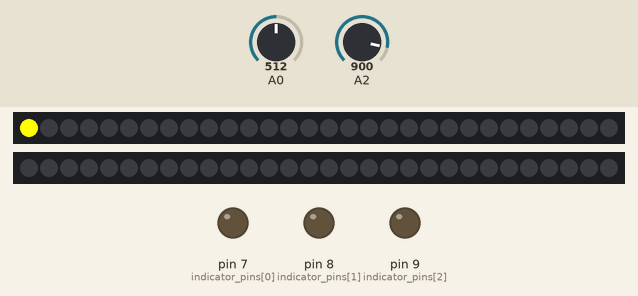
Simulated run of this sketch. Board: Arduino Uno, built with avr-gcc and run on an emulated ATmega328P. Parts: 2 × 30 RGB LEDs in strip order, left to right, output pins drawn as LEDs (lit = HIGH). Inputs (shaded band) come from the test bench; at power-on: A0 = 512, A2 = 900. Random numbers use the default seed unless the sketch sets one.

Above: at 0.78 s.
5.0 s: A0 set to 652
6.5 s: A0 set to 678
8.0 s: A2 set to 900
At 10.41 s:
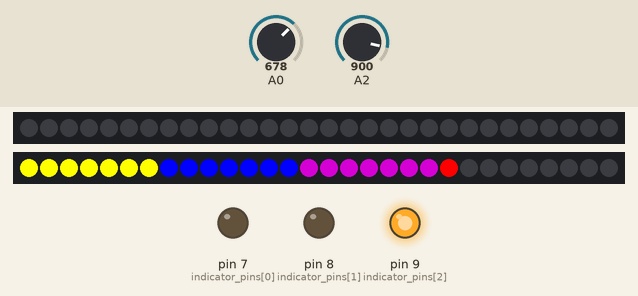
At 16.1 s:
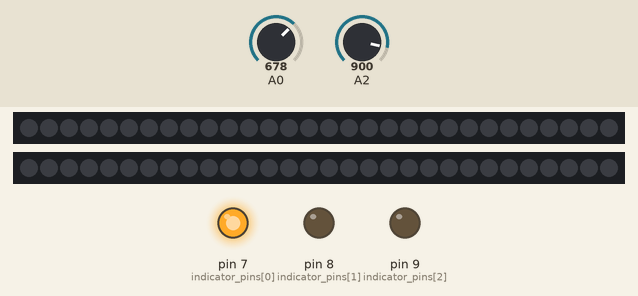
Timing chart, 0 to 17.0 s (numbered marks = the images above; inputs shaded):
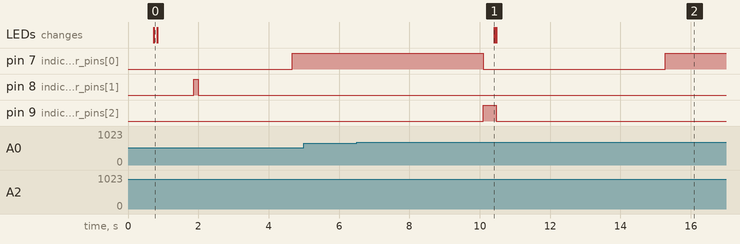

The sketch:

Arduino_Dragon_interaction.ino
```cpp
#include <SoftwareSerial.h>
#include "serial_mp3.h"
#include <Adafruit_NeoPixel.h>
#ifdef __AVR__
#include <avr/power.h>
#endif


// my dragon has 2 lead single addressable led strips
// Each is on a wing and interacts with the pressior sensors from right left and center

#define NUMPIXELS 30
int num_of_strips = 2;
Adafruit_NeoPixel strips[] = {
  Adafruit_NeoPixel(NUMPIXELS, 2, NEO_GRB + NEO_KHZ800),
  Adafruit_NeoPixel(NUMPIXELS, 3, NEO_GRB + NEO_KHZ800)
};
// The color map is to create an integrated color changes on a snigle strip
uint32_t color_map[] = {
  strips[0].Color(128, 0, 128),   // yellow
  strips[0].Color(0, 0, 255),     // green
  strips[0].Color(255, 255, 0),   // Purple
  strips[0].Color(255, 0, 0)      // Red
};
// Each LED strip will be light up like so:
//       Yellow           Green          Purple          Red
//  |---------------|--------------|---------------|---------------|
uint32_t black =   strips[0].Color(0, 0, 0);
int color_pos = 0 ;
uint8_t ilumination_delay = 5; //millisec

// Serial MP3 reader uses 2 parameter
// Folder name - to address the right sounds for the dragon
// Song name - to know what song to play
// For now song is picked up in random
int folder = 3;
int song = 1;


// Each FSR is located at the below pin
// Adding more FSR is easy.

int indicator_pins[] = { 7, 8, 9}; //{6, 7, 8, 9, 10};
int indicator_pins_count = (sizeof(indicator_pins) / sizeof(int));
int impact_sensors[] = {0, 1, 2};//{0, 1, 2, 3, 4, 5};
int impact_sensors_count = (sizeof(impact_sensors) / sizeof(int)) - 1;

int sensorValues[] = {0, 0, 0, 0, 0};
int sensorLastValues[] = {0, 0, 0, 0, 0};

// For multiplae impact areas to be litten at the same time
int currentImpact[] = {0};
int currentImpactCount = 1;

// This threshold needs to be check in the setup stage and on each modification to the FSR arrray
int impactThreshold = 150;

int impactTimeoutMax = 5000;
int impactTimeoutMin = 1000;

int impactCountDown = 0;
int impactStatus = 0; // '0' no impact || '1' impact

// if you want to see the serial output change this param
bool debug = false;
// mode is the game you play with the dragon
// for now there are 2 game modes
// 0 basic for kids
// 1 mode advance
int mode = 0 ;

// the setup routine runs once when you press reset:
void setup() {
  if (debug) {
    Serial.begin(9600);
  }
  // for randome initilization
  randomSeed(analogRead(0));

  // Init lead strip
  for (int i = 0; i < num_of_strips; i++) {
    strips[i].begin();
    strips[i].show(); // Initialize all pixels to 'off'
  }

  // Setup FSR sensors
  for (int i = 0; i < indicator_pins_count; i++) {
    // Serial.print("indicator_pins ");  Serial.print(indicator_pins[i]); Serial.println();
    pinMode(indicator_pins[i], OUTPUT);
    digitalWrite(indicator_pins[i], HIGH);
    digitalWrite(indicator_pins[i], LOW);
  }
  // Show impact avilable after impactTimeoutMin
  impactCountDown = impactTimeoutMin;

  // Setup Serial MP3
  serialmp3_init(); // Initialize sound
}

// the loop routine runs over and over again forever:
void loop() {
  if (debug) {
    Serial.print("currentImpactCount ");  Serial.print(currentImpactCount); Serial.println();
  }

  // Check the sensor values of current impact zone
  for (int i = 0 ; i < currentImpactCount ; i++) {
    int j = impact_sensors[currentImpact[i]];
    if (debug) {
      Serial.print("j ");  Serial.print(j); Serial.println();
    }
    sensorValues[j] = analogRead(j);
    if (debug) {
      Serial.print("j ");  Serial.print(j); Serial.print("value "); Serial.print(sensorValues[j]); Serial.print("last "); Serial.print(sensorLastValues[j]);  Serial.println();
    }
    if (sensorValues[j] > sensorLastValues[j] + impactThreshold) {
      impact(currentImpact[i], sensorValues[j]);
    }
    sensorLastValues[j] = sensorValues[j];
  }


  // Delay impact surfaces changes
  impactCountDown--;
  if (debug) {
    Serial.print("impactCountDown ");  Serial.print(impactCountDown); Serial.println();
  }
  // current game mode
  switch (mode) {
    case 0:
      mode0();
      break;
    case 1:
      mode1();
      break;
  }


  delay(1);        // delay in between reads for stability use min 1
}

// mode0 is the basic interaction
// you need to attack all body parts as fast as you can
void mode0() {
  if (impactCountDown == 0) {
    if (impactStatus == 1) { // got a hit wait for one interval
      currentImpactCount = 1;
      impactStatus = 0;
    }

    indicators_off();

    // write a for loop
    for (int i = 0 ; i < currentImpactCount ; i++) {
      currentImpact[i] = random(impact_sensors_count + 1);
      digitalWrite(indicator_pins[currentImpact[i]], HIGH);
    }


    impactCountDown = random(impactTimeoutMin, impactTimeoutMax);
  }
}
// mode1 is the basic interaction that every time X Sensor are lit up
// i call it the Q mode because you wait for the Dragon to attack and then fight back
void mode1() {
  if (impactCountDown == 0) {
    if (debug) {
      Serial.print("impactStatus ");  Serial.print(impactStatus); Serial.println();
    }
    if (impactStatus == 1) { // got a hit wait for one interval
      currentImpactCount = 1;
      impactStatus = 0;
    }

    currentImpact[0] = random(impact_sensors_count + 1);
    if (debug) {
      Serial.print("currentImpact ");  Serial.print(currentImpact[0]); Serial.println();
    }
    indicators_off();

    if (debug) {
      Serial.print("indicator_pins[currentImpact[0]] ");  Serial.print(indicator_pins[currentImpact[0]]); Serial.println();
    }

    digitalWrite(indicator_pins[currentImpact[0]], HIGH);


    impactCountDown = random(impactTimeoutMin, impactTimeoutMax);
  }
}
// mode2 will be an interaction game that will work with patterns
void mode2 () {
}
void impact(int position, int amount) {
  if (debug) {
    Serial.print("Impact ");  Serial.print(position); Serial.print("\t"); Serial.println(amount); Serial.println();
  }

  // so i decided position 0 is the Head
  // Head shot both LED strip lights UP according to strangth
  // Hand Gets hit only single LED strip is litten
  int a = map(amount, 0, 1024, 0, NUMPIXELS);
  if (position == 0 || position == 2) { // left hand or head
    if (debug) {
      Serial.print("left hand or head ");
    }
    colorRainbow(color_map, ilumination_delay, a, 0);
  }
  if (position == 1 || position == 2) { // right hand or head
    if (debug) {
      Serial.print("right hand or head ");
    }
    colorRainbow(color_map, ilumination_delay, a, 1);
  }

  //song = position + 2;
  song = random(1, 7);
  //  Serial.print("song ");  Serial.print(song); Serial.println();
  //  Serial.print("folder ");  Serial.print(folder); Serial.println();

  serialmp3_play(folder, song);
  // delay(3000);
  // serialmp3_stop();
  //

  impactStatus = 1;
  currentImpactCount = 0;
  indicators_off();
}

// Change all led indicators to Off
void indicators_off() {
  for (int i = 0; i < indicator_pins_count; i++) {
    digitalWrite(indicator_pins[i], LOW);
  }
}

// This function adds the magic...
// If you read up to hear your great :)
void colorRainbow(uint32_t color_map[], uint8_t wait, int until, int strip) {
  for (uint16_t i = 0; i < until; i++) {
    if ( i < NUMPIXELS / 4) {
      color_pos = 2;
    } else if ( i >= NUMPIXELS / 4 && i < (NUMPIXELS / 4) * 2 ) {
      color_pos = 1;
    } else if ( i >= (NUMPIXELS / 4) * 2 && i < (NUMPIXELS / 4) * 3 ) {
      color_pos = 0;
    } else {
      color_pos = 3;
    }

    strips[strip].setPixelColor(i, color_map[color_pos]);
    strips[strip].show();
    delay(wait);
  }

  for (uint16_t i = 0; i < until; i++) {
    strips[strip].setPixelColor(i, strips[0].Color(0, 0, 0));
  }
  strips[strip].show();

}
```

serial_mp3.h
```cpp
#include <SoftwareSerial.h>
#include <Arduino.h>

//should connect to TX of the Serial MP3 Player module
#define ARDUINO_RX 5
//connect to RX of the module
#define ARDUINO_TX 6

#define CMD_SEL_DEV 0X09
  #define DEV_TF 0X02

#define CMD_SET_DAC 0X1A
  #define DAC_ON  0X00
  #define DAC_OFF 0X01

#define CMD_VOLUME_UP 0X04
#define CMD_VOLUME_DOWN 0X05
#define CMD_SET_VOLUME 0X06

#define CMD_PLAY 0X0D
#define CMD_PLAY_W_INDEX 0X08
#define CMD_PLAY_W_VOL 0X22
#define CMD_PLAY_FOLDER_FILE 0X0F
#define CMD_STOP_PLAY 0X16
#define CMD_PAUSE 0X0E
#define CMD_SINGLE_CYCLE_PLAY 0X08
#define CMD_SINGLE_CYCLE 0X19
  #define SINGLE_CYCLE_ON 0X00
  #define SINGLE_CYCLE_OFF 0X01

#define CMD_NEXT_SONG 0X01
#define CMD_PREV_SONG 0X02

#define CMD_SLEEP_MODE 0X0A
#define CMD_WAKE_UP 0X0B
#define CMD_RESET 0X0C

#define CMD_FOLDER_CYCLE 0X17
#define CMD_SHUFFLE_PLAY 0X18

#define CMD_GROUP_DISPLAY 0X21

SoftwareSerial mp3_serial(ARDUINO_RX, ARDUINO_TX);

static int8_t Send_buf[8] = {
  0}
;

void serialmp3_sendCommand(int8_t command, int16_t dat) {
  delay(20);
  Send_buf[0] = 0x7e; //starting byte
  Send_buf[1] = 0xff; //version
  Send_buf[2] = 0x06; //the number of bytes of the command without starting byte and ending byte
  Send_buf[3] = command; //
  Send_buf[4] = 0x01; //0x00 = no feedback, 0x01 = feedback
  Send_buf[5] = (int8_t)(dat >> 8);//datah
  Send_buf[6] = (int8_t)(dat); //datal
  Send_buf[7] = 0xef; //ending byte
  for(uint8_t i=0; i<8; i++) {
    mp3_serial.write(Send_buf[i]) ;
  }
}

void serialmp3_init() {
  mp3_serial.begin(9600);
  //Wait chip initialization is complete
  delay(500);
  //wait for 200ms
  serialmp3_sendCommand(CMD_SEL_DEV, DEV_TF);//select the TF card
  delay(200);
}

void serialmp3_set_vol(byte vol) {
  serialmp3_sendCommand(CMD_SET_VOLUME, vol);
}

void serialmp3_play(byte folder, byte track) {
  //play the first song with volume 15 class: 0X0F01
  // serialmp3_sendCommand(CMD_PLAY_W_VOL, int(volume<< 8) | track);
  serialmp3_sendCommand(CMD_PLAY_FOLDER_FILE, folder<<8 | track); //>>>
}

void serialmp3_play(byte track) {
  serialmp3_play(1, track);
}

void serialmp3_stop() {
  serialmp3_sendCommand(CMD_STOP_PLAY, 0);
}

void serialmp3_pause() {
  serialmp3_sendCommand(CMD_PAUSE, 0);
}

void serialmp3_resume() {
  serialmp3_sendCommand(CMD_PLAY, 0);
}

void serialmp3_next() {
  serialmp3_sendCommand(CMD_NEXT_SONG, 0);
}

void serialmp3_prev() {
  serialmp3_sendCommand(CMD_PREV_SONG, 0);
}
```

Measured:
- after the input at 5.0 s, every drawn part: stays the same
- after the input at 6.5 s, every drawn part: stays the same
- after the input at 8.0 s, the LEDs: change after 2.4 s (image 1)
